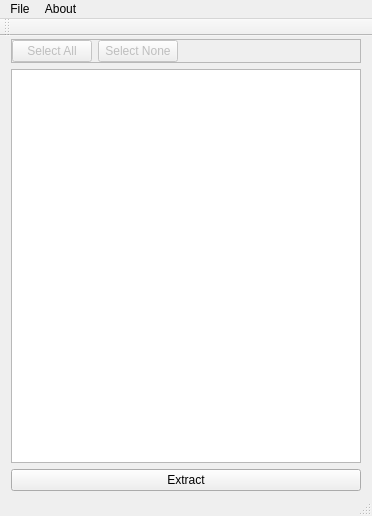
<?xml version="1.0" encoding="UTF-8"?>
<ui version="4.0">
 <class>MainWindow</class>
 <widget class="QMainWindow" name="MainWindow">
  <property name="geometry">
   <rect>
    <x>0</x>
    <y>0</y>
    <width>372</width>
    <height>516</height>
   </rect>
  </property>
  <property name="minimumSize">
   <size>
    <width>360</width>
    <height>480</height>
   </size>
  </property>
  <widget class="QWidget" name="centralWidget">
   <layout class="QVBoxLayout" name="verticalLayout">
    <property name="topMargin">
     <number>3</number>
    </property>
    <property name="bottomMargin">
     <number>3</number>
    </property>
    <item>
     <widget class="QFrame" name="btnBar">
      <property name="enabled">
       <bool>false</bool>
      </property>
      <property name="frameShape">
       <enum>QFrame::StyledPanel</enum>
      </property>
      <property name="frameShadow">
       <enum>QFrame::Raised</enum>
      </property>
      <layout class="QHBoxLayout" name="horizontalLayout">
       <property name="leftMargin">
        <number>0</number>
       </property>
       <property name="topMargin">
        <number>0</number>
       </property>
       <property name="rightMargin">
        <number>0</number>
       </property>
       <property name="bottomMargin">
        <number>0</number>
       </property>
       <item>
        <widget class="QPushButton" name="btnSelectAll">
         <property name="text">
          <string>Select All</string>
         </property>
        </widget>
       </item>
       <item>
        <widget class="QPushButton" name="btnSelectNone">
         <property name="text">
          <string>Select None</string>
         </property>
        </widget>
       </item>
       <item>
        <spacer name="horizontalSpacer">
         <property name="orientation">
          <enum>Qt::Horizontal</enum>
         </property>
         <property name="sizeHint" stdset="0">
          <size>
           <width>40</width>
           <height>20</height>
          </size>
         </property>
        </spacer>
       </item>
      </layout>
     </widget>
    </item>
    <item>
     <widget class="QTreeView" name="treeView"/>
    </item>
    <item>
     <widget class="QPushButton" name="btnExtract">
      <property name="text">
       <string>Extract</string>
      </property>
     </widget>
    </item>
   </layout>
  </widget>
  <widget class="QToolBar" name="mainToolBar">
   <attribute name="toolBarArea">
    <enum>TopToolBarArea</enum>
   </attribute>
   <attribute name="toolBarBreak">
    <bool>false</bool>
   </attribute>
  </widget>
  <widget class="QStatusBar" name="statusBar"/>
  <widget class="QMenuBar" name="menuBar">
   <property name="geometry">
    <rect>
     <x>0</x>
     <y>0</y>
     <width>372</width>
     <height>21</height>
    </rect>
   </property>
   <widget class="QMenu" name="mFile">
    <property name="title">
     <string>File</string>
    </property>
    <addaction name="aOpenFile"/>
   </widget>
   <widget class="QMenu" name="menuAbout">
    <property name="title">
     <string>About</string>
    </property>
    <addaction name="aAbout"/>
   </widget>
   <addaction name="mFile"/>
   <addaction name="menuAbout"/>
  </widget>
  <action name="aOpenFile">
   <property name="text">
    <string>Open File...</string>
   </property>
  </action>
  <action name="aAbout">
   <property name="text">
    <string>About BAE</string>
   </property>
  </action>
 </widget>
 <layoutdefault spacing="6" margin="11"/>
 <resources/>
 <connections/>
</ui>
